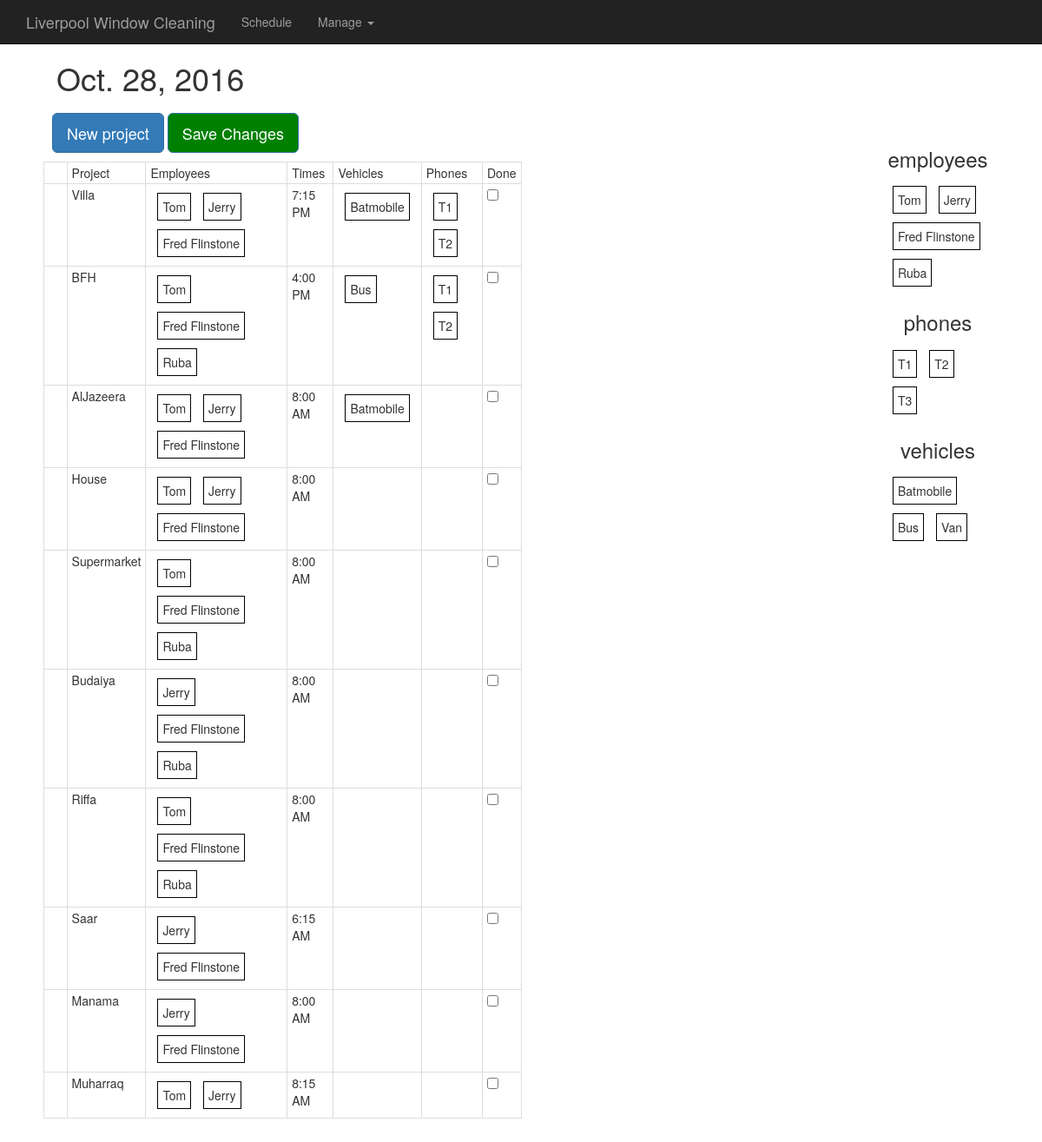
/, run on an earlier commit of the app's database.
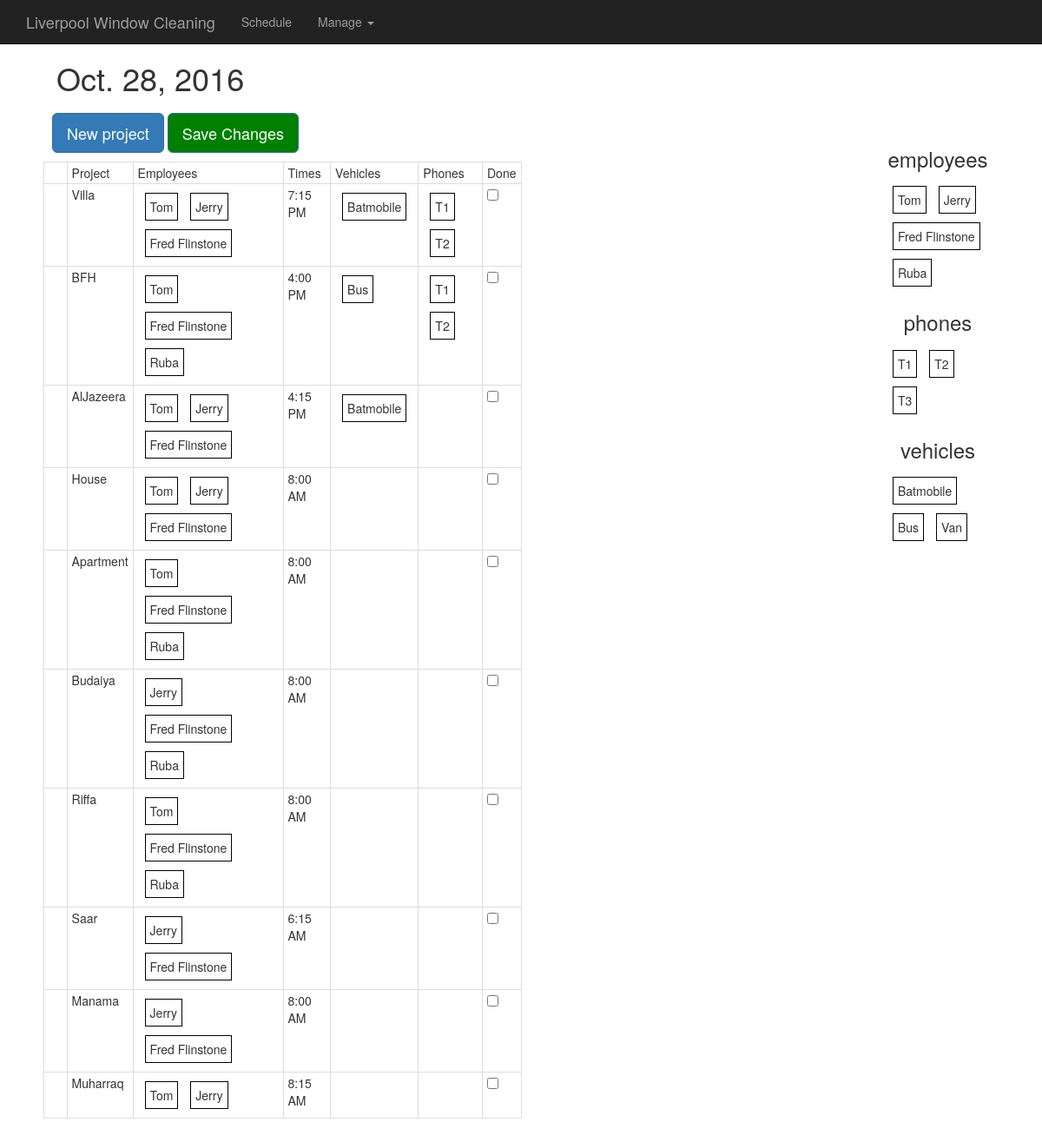
And on a later commit of the database.
### daily/models.py (models this page shows, shortened)
class Project(models.Model):
  complete = 'CMP'
  incomplete = 'INCMP'
  status_choices = (
      (complete, 'complete'),
      (incomplete, 'incomplete'),
      )
  name = models.CharField(max_length=200)
  date = models.DateField('Date', default=timezone.now().date())
  time = models.TimeField('Time', default=timezone.now().time())
  employee = models.ManyToManyField(Employee)
  phone = models.ManyToManyField(Phone)
  vehicle = models.ManyToManyField(Vehicle)
  status = models.CharField(
      max_length=5,
      choices=status_choices,
      default=incomplete
      )

### daily/views.py (the view)
# urls.py: url(r'^$', views.schedule, name='schedule'),
def schedule(request):
  today = timezone.now().date()
  incompletes = Project.objects.filter(status='INCMP')
  employees = Employee.objects.all()
  phones = Phone.objects.all()
  vehicles = Vehicle.objects.all()
  date = datetime.date(int(today.year), int(today.month), int(today.day))
  context = {'date': date, 'schedule': incompletes, 'date': today,
      'emp_names': employees, 'phones': phones, 'vehicles': vehicles}
  return render(request, 'daily/daily.html/', context)

### daily/templates/daily/daily.html (shortened to what this page needs)
{% extends 'daily/base.html' %}
{% load static %}
{% block content %}
      <div class="container">
      <div class="starter-template">
        <h1 id="date">{{ date }}</h1>
      </div>
    </div>
        <div id="form-fields">
          <button type="button" class="btn btn-primary btn-lg" id="new-proj-button" onclick="addProject()">New project</button>
             <button type="button" class="btn btn-primary btn-lg"
              id="save-button" onclick="updateSchedule()">Save Changes</button>
        </div>
        <div class="h-box">
        <table class="table table-bordered" id="daily-table">
          <tbody>
            <tr>
              <td>Project</td>
              <td>Employees</td>
              <td>Times</td>
              <td>Vehicles</td>
              <td>Phones</td>
              <td>Done</td>
            </tr>
            {% for project in schedule.all %}
            <tr id={{ project.id }} class ="project">
              <td class="name-td">{{ project.name }}</td>
              <td>
                <div class="daily-employee-list">
                <ol class='sortable_with_drop employee_list'>
                  {% for emp in project.employee.all %}
                  <li class="flex-li employee">{{ emp.name }}</li>
                  {% endfor %}
                </ol>
              </div>
              </td>
              <td class="time-td"><span>{{project.time|time:"g:i A"}}<span></td>
                  <td>
                <div class="daily-vehicle-list">
                <ol class='sortable_with_drop vehicle_list'>
                  {% for v in project.vehicle.all %}
                  <li class="flex-li vehicle">{{ v.name }}</li>
                  {% endfor %}
                </ol>
              </div>
              </td>
              <td>
                <div class="daily-phone-list">
                <ol class='sortable_with_drop phone_list'>
                  {% for tel in project.phone.all %}
                  <li class="flex-li telephone">{{ tel.number }}</li>
                  {% endfor %}
                </ol>
              </div>
              </td>
              <td>
                <div class="checkbox">
                  <label class="chk-box">
                  <input type="checkbox" class="chk-box">
                </label>
              </div>
            </td>
              {% endfor %}
            </tbody>
          </table>
          <div class="v-box" id="sources">
              <h3>employees</h3>
            <ol class='sortable_with_no_drop' id="emps-source">
              {% for emp in emp_names.all %}
              <li class="flex-li employee">{{ emp.name }}</li>
              {% endfor %}
            </ol>
            <h3>phones</h3>
            <ol class='sortable_with_no_drop' id="phones-source">
              {% for phone in phones.all %}
              <li class="flex-li telephone">{{ phone.number }}</li>
              {% endfor %}
            </ol>
            <h3>vehicles</h3>
            <ol class='sortable_with_no_drop' id="vehicles-source">
              {% for v in vehicles.all %}
              <li class="flex-li vehicle">{{ v.name }}</li>
              {% endfor %}
            </ol>
        </div>
    </body>
    {% endblock %}

What changed in the data, as far as the page shows it:
changed Project "AlJazeera": time "8:00 AM" → "4:15 PM"
changed Project: name "Supermarket" → "Apartment"
